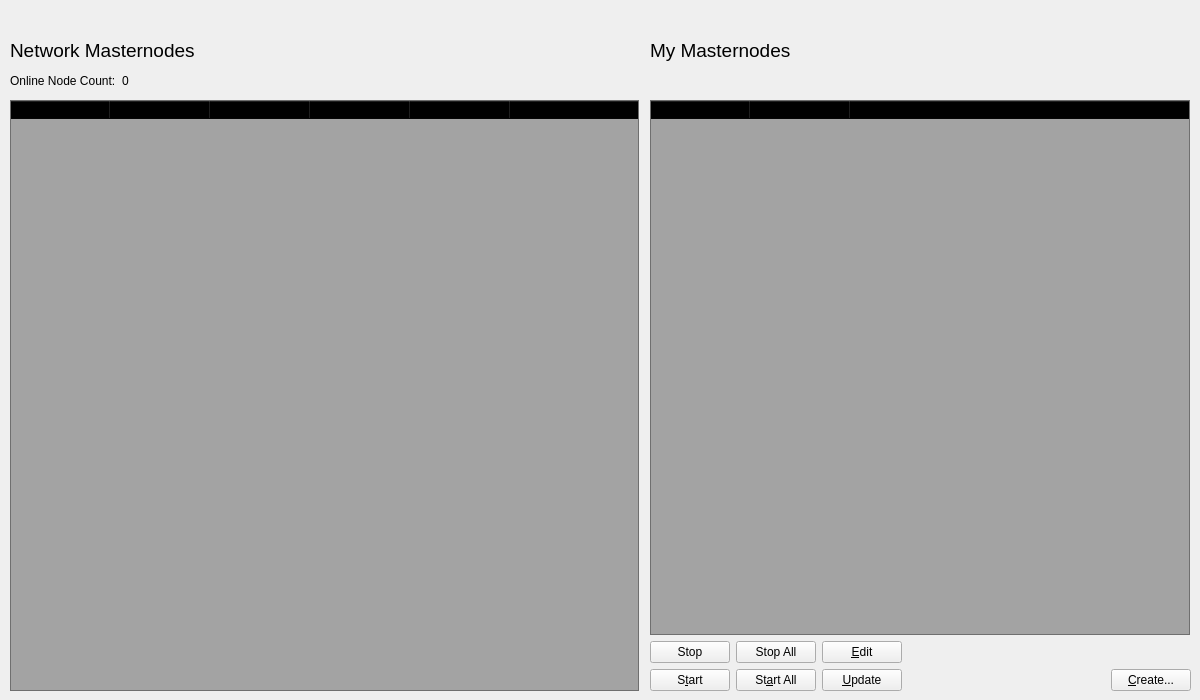
<?xml version="1.0" encoding="UTF-8"?>
<ui version="4.0">
 <class>MasternodeManager</class>
 <widget class="QWidget" name="MasternodeManager">
  <property name="geometry">
   <rect>
    <x>0</x>
    <y>0</y>
    <width>1200</width>
    <height>700</height>
   </rect>
  </property>
  <property name="windowTitle">
   <string>Form</string>
  </property>
  <property name="styleSheet">
   <string notr="true"/>
  </property>
  <widget class="QWidget" name="">
   <property name="geometry">
    <rect>
     <x>650</x>
     <y>100</y>
     <width>541</width>
     <height>591</height>
    </rect>
   </property>
   <layout class="QVBoxLayout" name="verticalLayout_2">
    <property name="bottomMargin">
     <number>0</number>
    </property>
    <item>
     <widget class="QTableWidget" name="tableWidget_2">
      <property name="minimumSize">
       <size>
        <width>400</width>
        <height>0</height>
       </size>
      </property>
      <property name="maximumSize">
       <size>
        <width>540</width>
        <height>16777215</height>
       </size>
      </property>
      <property name="styleSheet">
       <string notr="true">background: transparent;
background-color: rgb(20, 20, 20, 0.35);
</string>
      </property>
      <property name="editTriggers">
       <set>QAbstractItemView::NoEditTriggers</set>
      </property>
      <property name="alternatingRowColors">
       <bool>true</bool>
      </property>
      <property name="selectionMode">
       <enum>QAbstractItemView::SingleSelection</enum>
      </property>
      <property name="selectionBehavior">
       <enum>QAbstractItemView::SelectRows</enum>
      </property>
      <attribute name="horizontalHeaderStretchLastSection">
       <bool>true</bool>
      </attribute>
      <column>
       <property name="text">
        <string>Alias</string>
       </property>
      </column>
      <column>
       <property name="text">
        <string>IP/Onion</string>
       </property>
      </column>
      <column>
       <property name="text">
        <string>Status</string>
       </property>
      </column>
     </widget>
    </item>
    <item>
     <layout class="QHBoxLayout" name="horizontalLayout_2">
      <property name="bottomMargin">
       <number>0</number>
      </property>
      <item>
       <widget class="QPushButton" name="stopButton">
        <property name="text">
         <string>Stop</string>
        </property>
       </widget>
      </item>
      <item>
       <widget class="QPushButton" name="stopAllButton">
        <property name="text">
         <string>Stop All</string>
        </property>
       </widget>
      </item>
      <item>
       <widget class="QPushButton" name="editButton">
        <property name="text">
         <string>&amp;Edit</string>
        </property>
       </widget>
      </item>
      <item>
       <spacer name="horizontalSpacer_2">
        <property name="orientation">
         <enum>Qt::Horizontal</enum>
        </property>
        <property name="sizeHint" stdset="0">
         <size>
          <width>40</width>
          <height>20</height>
         </size>
        </property>
       </spacer>
      </item>
     </layout>
    </item>
    <item>
     <layout class="QHBoxLayout" name="horizontalLayout_4">
      <property name="bottomMargin">
       <number>0</number>
      </property>
     </layout>
    </item>
    <item>
     <layout class="QHBoxLayout" name="horizontalLayout_5">
      <property name="bottomMargin">
       <number>0</number>
      </property>
      <item>
       <widget class="QPushButton" name="startButton">
        <property name="text">
         <string>S&amp;tart</string>
        </property>
       </widget>
      </item>
      <item>
       <widget class="QPushButton" name="startAllButton">
        <property name="text">
         <string>St&amp;art All</string>
        </property>
       </widget>
      </item>
      <item>
       <widget class="QPushButton" name="UpdateButton">
        <property name="text">
         <string>&amp;Update</string>
        </property>
       </widget>
      </item>
      <item>
       <spacer name="horizontalSpacer_5">
        <property name="orientation">
         <enum>Qt::Horizontal</enum>
        </property>
        <property name="sizeHint" stdset="0">
         <size>
          <width>40</width>
          <height>20</height>
         </size>
        </property>
       </spacer>
      </item>
      <item>
       <widget class="QPushButton" name="createButton">
        <property name="text">
         <string>&amp;Create...</string>
        </property>
       </widget>
      </item>
     </layout>
    </item>
   </layout>
  </widget>
  <widget class="QWidget" name="">
   <property name="geometry">
    <rect>
     <x>10</x>
     <y>70</y>
     <width>471</width>
     <height>22</height>
    </rect>
   </property>
   <layout class="QHBoxLayout" name="horizontalLayout_3">
    <property name="bottomMargin">
     <number>0</number>
    </property>
    <item>
     <widget class="QLabel" name="label_2">
      <property name="text">
       <string>Online Node Count:</string>
      </property>
     </widget>
    </item>
    <item>
     <widget class="QLabel" name="countLabel">
      <property name="text">
       <string>0</string>
      </property>
     </widget>
    </item>
    <item>
     <spacer name="horizontalSpacer_3">
      <property name="orientation">
       <enum>Qt::Horizontal</enum>
      </property>
      <property name="sizeHint" stdset="0">
       <size>
        <width>40</width>
        <height>20</height>
       </size>
      </property>
     </spacer>
    </item>
   </layout>
  </widget>
  <widget class="QTableWidget" name="tableWidgetMasternodes">
   <property name="geometry">
    <rect>
     <x>10</x>
     <y>100</y>
     <width>629</width>
     <height>591</height>
    </rect>
   </property>
   <property name="styleSheet">
    <string notr="true">background: transparent;
background-color: rgb(20, 20, 20, 0.35);</string>
   </property>
   <property name="editTriggers">
    <set>QAbstractItemView::NoEditTriggers</set>
   </property>
   <property name="alternatingRowColors">
    <bool>true</bool>
   </property>
   <property name="selectionBehavior">
    <enum>QAbstractItemView::SelectRows</enum>
   </property>
   <property name="sortingEnabled">
    <bool>true</bool>
   </property>
   <attribute name="horizontalHeaderStretchLastSection">
    <bool>true</bool>
   </attribute>
   <column>
    <property name="text">
     <string>Address</string>
    </property>
   </column>
   <column>
    <property name="text">
     <string>Protocol</string>
    </property>
   </column>
   <column>
    <property name="text">
     <string>Active</string>
    </property>
   </column>
   <column>
    <property name="text">
     <string>Active (secs)</string>
    </property>
   </column>
   <column>
    <property name="text">
     <string>Last Seen</string>
    </property>
   </column>
   <column>
    <property name="text">
     <string>Pubkey</string>
    </property>
   </column>
  </widget>
  <widget class="QWidget" name="layoutWidget">
   <property name="geometry">
    <rect>
     <x>650</x>
     <y>30</y>
     <width>471</width>
     <height>41</height>
    </rect>
   </property>
   <layout class="QHBoxLayout" name="horizontalLayout_6">
    <property name="bottomMargin">
     <number>0</number>
    </property>
    <item>
     <widget class="QLabel" name="label_3">
      <property name="font">
       <font>
        <pointsize>14</pointsize>
       </font>
      </property>
      <property name="text">
       <string>My Masternodes</string>
      </property>
     </widget>
    </item>
    <item>
     <spacer name="horizontalSpacer_4">
      <property name="orientation">
       <enum>Qt::Horizontal</enum>
      </property>
      <property name="sizeHint" stdset="0">
       <size>
        <width>40</width>
        <height>20</height>
       </size>
      </property>
     </spacer>
    </item>
   </layout>
  </widget>
  <widget class="QWidget" name="layoutWidget_2">
   <property name="geometry">
    <rect>
     <x>10</x>
     <y>30</y>
     <width>471</width>
     <height>41</height>
    </rect>
   </property>
   <layout class="QHBoxLayout" name="horizontalLayout_7">
    <property name="bottomMargin">
     <number>0</number>
    </property>
    <item>
     <widget class="QLabel" name="label_4">
      <property name="font">
       <font>
        <pointsize>14</pointsize>
       </font>
      </property>
      <property name="text">
       <string>Network Masternodes</string>
      </property>
     </widget>
    </item>
    <item>
     <spacer name="horizontalSpacer_6">
      <property name="orientation">
       <enum>Qt::Horizontal</enum>
      </property>
      <property name="sizeHint" stdset="0">
       <size>
        <width>40</width>
        <height>20</height>
       </size>
      </property>
     </spacer>
    </item>
   </layout>
  </widget>
 </widget>
 <resources/>
 <connections/>
</ui>
